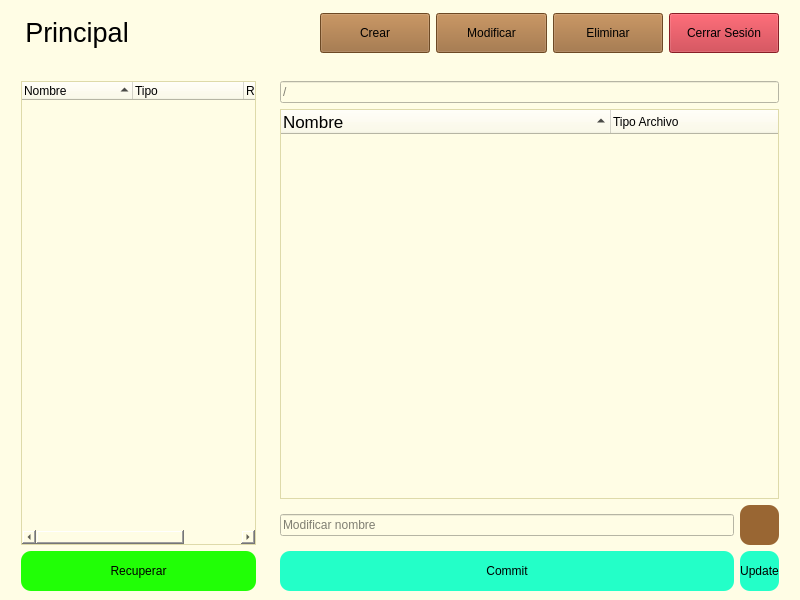
<?xml version="1.0" encoding="UTF-8"?>
<ui version="4.0">
 <class>MainWindow</class>
 <widget class="QMainWindow" name="MainWindow">
  <property name="geometry">
   <rect>
    <x>0</x>
    <y>0</y>
    <width>800</width>
    <height>600</height>
   </rect>
  </property>
  <property name="windowTitle">
   <string>MainWindow</string>
  </property>
  <widget class="QWidget" name="centralwidget">
   <property name="styleSheet">
    <string notr="true">QWidget{
	background-color:rgb(255, 253, 229);
}
QFrame{
	border:none;
}
</string>
   </property>
   <layout class="QVBoxLayout" name="verticalLayout" stretch="1,8">
    <property name="leftMargin">
     <number>12</number>
    </property>
    <property name="topMargin">
     <number>0</number>
    </property>
    <property name="rightMargin">
     <number>12</number>
    </property>
    <property name="bottomMargin">
     <number>0</number>
    </property>
    <item>
     <widget class="QFrame" name="panelSuperior">
      <property name="maximumSize">
       <size>
        <width>16777215</width>
        <height>16777215</height>
       </size>
      </property>
      <property name="styleSheet">
       <string notr="true">QPushButton{
	background-color:rgb(153, 102, 51);
}
QPushButton:hover{
	background-color:rgb(160, 120, 51);
}</string>
      </property>
      <property name="frameShape">
       <enum>QFrame::StyledPanel</enum>
      </property>
      <property name="frameShadow">
       <enum>QFrame::Raised</enum>
      </property>
      <layout class="QHBoxLayout" name="horizontalLayout">
       <item>
        <widget class="QPushButton" name="lblTitulo">
         <property name="enabled">
          <bool>false</bool>
         </property>
         <property name="palette">
          <palette>
           <active>
            <colorrole role="Button">
             <brush brushstyle="SolidPattern">
              <color alpha="255">
               <red>153</red>
               <green>102</green>
               <blue>51</blue>
              </color>
             </brush>
            </colorrole>
            <colorrole role="Text">
             <brush brushstyle="SolidPattern">
              <color alpha="255">
               <red>0</red>
               <green>0</green>
               <blue>0</blue>
              </color>
             </brush>
            </colorrole>
            <colorrole role="ButtonText">
             <brush brushstyle="SolidPattern">
              <color alpha="255">
               <red>0</red>
               <green>0</green>
               <blue>0</blue>
              </color>
             </brush>
            </colorrole>
            <colorrole role="Base">
             <brush brushstyle="SolidPattern">
              <color alpha="255">
               <red>153</red>
               <green>102</green>
               <blue>51</blue>
              </color>
             </brush>
            </colorrole>
            <colorrole role="Window">
             <brush brushstyle="SolidPattern">
              <color alpha="255">
               <red>153</red>
               <green>102</green>
               <blue>51</blue>
              </color>
             </brush>
            </colorrole>
           </active>
           <inactive>
            <colorrole role="Button">
             <brush brushstyle="SolidPattern">
              <color alpha="255">
               <red>153</red>
               <green>102</green>
               <blue>51</blue>
              </color>
             </brush>
            </colorrole>
            <colorrole role="Text">
             <brush brushstyle="SolidPattern">
              <color alpha="255">
               <red>0</red>
               <green>0</green>
               <blue>0</blue>
              </color>
             </brush>
            </colorrole>
            <colorrole role="ButtonText">
             <brush brushstyle="SolidPattern">
              <color alpha="255">
               <red>0</red>
               <green>0</green>
               <blue>0</blue>
              </color>
             </brush>
            </colorrole>
            <colorrole role="Base">
             <brush brushstyle="SolidPattern">
              <color alpha="255">
               <red>153</red>
               <green>102</green>
               <blue>51</blue>
              </color>
             </brush>
            </colorrole>
            <colorrole role="Window">
             <brush brushstyle="SolidPattern">
              <color alpha="255">
               <red>153</red>
               <green>102</green>
               <blue>51</blue>
              </color>
             </brush>
            </colorrole>
           </inactive>
           <disabled>
            <colorrole role="Button">
             <brush brushstyle="SolidPattern">
              <color alpha="255">
               <red>153</red>
               <green>102</green>
               <blue>51</blue>
              </color>
             </brush>
            </colorrole>
            <colorrole role="Text">
             <brush brushstyle="SolidPattern">
              <color alpha="255">
               <red>0</red>
               <green>0</green>
               <blue>0</blue>
              </color>
             </brush>
            </colorrole>
            <colorrole role="ButtonText">
             <brush brushstyle="SolidPattern">
              <color alpha="255">
               <red>0</red>
               <green>0</green>
               <blue>0</blue>
              </color>
             </brush>
            </colorrole>
            <colorrole role="Base">
             <brush brushstyle="SolidPattern">
              <color alpha="255">
               <red>153</red>
               <green>102</green>
               <blue>51</blue>
              </color>
             </brush>
            </colorrole>
            <colorrole role="Window">
             <brush brushstyle="SolidPattern">
              <color alpha="255">
               <red>153</red>
               <green>102</green>
               <blue>51</blue>
              </color>
             </brush>
            </colorrole>
           </disabled>
          </palette>
         </property>
         <property name="font">
          <font>
           <pointsize>20</pointsize>
          </font>
         </property>
         <property name="text">
          <string notr="true">Principal</string>
         </property>
         <property name="icon">
          <iconset>
           <normaloff>../src/img/titulo-icon.png</normaloff>
           <disabledoff>../src/img/titulo-icon.png</disabledoff>../src/img/titulo-icon.png</iconset>
         </property>
         <property name="iconSize">
          <size>
           <width>40</width>
           <height>42</height>
          </size>
         </property>
         <property name="flat">
          <bool>true</bool>
         </property>
        </widget>
       </item>
       <item>
        <spacer name="horizontalSpacer">
         <property name="orientation">
          <enum>Qt::Horizontal</enum>
         </property>
         <property name="sizeType">
          <enum>QSizePolicy::Preferred</enum>
         </property>
         <property name="sizeHint" stdset="0">
          <size>
           <width>181</width>
           <height>13</height>
          </size>
         </property>
        </spacer>
       </item>
       <item>
        <widget class="QPushButton" name="btnCrear">
         <property name="maximumSize">
          <size>
           <width>16777215</width>
           <height>40</height>
          </size>
         </property>
         <property name="text">
          <string>Crear</string>
         </property>
         <property name="icon">
          <iconset>
           <normaloff>../src/img/crear-icon.png</normaloff>../src/img/crear-icon.png</iconset>
         </property>
         <property name="iconSize">
          <size>
           <width>20</width>
           <height>20</height>
          </size>
         </property>
        </widget>
       </item>
       <item>
        <widget class="QPushButton" name="btnModificar">
         <property name="enabled">
          <bool>true</bool>
         </property>
         <property name="maximumSize">
          <size>
           <width>16777215</width>
           <height>40</height>
          </size>
         </property>
         <property name="palette">
          <palette>
           <active>
            <colorrole role="Button">
             <brush brushstyle="SolidPattern">
              <color alpha="255">
               <red>153</red>
               <green>102</green>
               <blue>51</blue>
              </color>
             </brush>
            </colorrole>
            <colorrole role="ButtonText">
             <brush brushstyle="SolidPattern">
              <color alpha="255">
               <red>0</red>
               <green>0</green>
               <blue>0</blue>
              </color>
             </brush>
            </colorrole>
            <colorrole role="Base">
             <brush brushstyle="SolidPattern">
              <color alpha="255">
               <red>153</red>
               <green>102</green>
               <blue>51</blue>
              </color>
             </brush>
            </colorrole>
            <colorrole role="Window">
             <brush brushstyle="SolidPattern">
              <color alpha="255">
               <red>153</red>
               <green>102</green>
               <blue>51</blue>
              </color>
             </brush>
            </colorrole>
           </active>
           <inactive>
            <colorrole role="Button">
             <brush brushstyle="SolidPattern">
              <color alpha="255">
               <red>153</red>
               <green>102</green>
               <blue>51</blue>
              </color>
             </brush>
            </colorrole>
            <colorrole role="ButtonText">
             <brush brushstyle="SolidPattern">
              <color alpha="255">
               <red>0</red>
               <green>0</green>
               <blue>0</blue>
              </color>
             </brush>
            </colorrole>
            <colorrole role="Base">
             <brush brushstyle="SolidPattern">
              <color alpha="255">
               <red>153</red>
               <green>102</green>
               <blue>51</blue>
              </color>
             </brush>
            </colorrole>
            <colorrole role="Window">
             <brush brushstyle="SolidPattern">
              <color alpha="255">
               <red>153</red>
               <green>102</green>
               <blue>51</blue>
              </color>
             </brush>
            </colorrole>
           </inactive>
           <disabled>
            <colorrole role="Button">
             <brush brushstyle="SolidPattern">
              <color alpha="255">
               <red>153</red>
               <green>102</green>
               <blue>51</blue>
              </color>
             </brush>
            </colorrole>
            <colorrole role="ButtonText">
             <brush brushstyle="SolidPattern">
              <color alpha="255">
               <red>0</red>
               <green>0</green>
               <blue>0</blue>
              </color>
             </brush>
            </colorrole>
            <colorrole role="Base">
             <brush brushstyle="SolidPattern">
              <color alpha="255">
               <red>153</red>
               <green>102</green>
               <blue>51</blue>
              </color>
             </brush>
            </colorrole>
            <colorrole role="Window">
             <brush brushstyle="SolidPattern">
              <color alpha="255">
               <red>153</red>
               <green>102</green>
               <blue>51</blue>
              </color>
             </brush>
            </colorrole>
           </disabled>
          </palette>
         </property>
         <property name="autoFillBackground">
          <bool>false</bool>
         </property>
         <property name="text">
          <string notr="true">Modificar</string>
         </property>
         <property name="icon">
          <iconset>
           <normaloff>../src/img/modificar-icon.png</normaloff>../src/img/modificar-icon.png</iconset>
         </property>
         <property name="iconSize">
          <size>
           <width>20</width>
           <height>20</height>
          </size>
         </property>
         <property name="autoDefault">
          <bool>false</bool>
         </property>
         <property name="flat">
          <bool>false</bool>
         </property>
        </widget>
       </item>
       <item>
        <widget class="QPushButton" name="btnEliminar">
         <property name="enabled">
          <bool>true</bool>
         </property>
         <property name="maximumSize">
          <size>
           <width>16777215</width>
           <height>40</height>
          </size>
         </property>
         <property name="palette">
          <palette>
           <active>
            <colorrole role="Button">
             <brush brushstyle="SolidPattern">
              <color alpha="255">
               <red>153</red>
               <green>102</green>
               <blue>51</blue>
              </color>
             </brush>
            </colorrole>
            <colorrole role="ButtonText">
             <brush brushstyle="SolidPattern">
              <color alpha="255">
               <red>0</red>
               <green>0</green>
               <blue>0</blue>
              </color>
             </brush>
            </colorrole>
            <colorrole role="Base">
             <brush brushstyle="SolidPattern">
              <color alpha="255">
               <red>153</red>
               <green>102</green>
               <blue>51</blue>
              </color>
             </brush>
            </colorrole>
            <colorrole role="Window">
             <brush brushstyle="SolidPattern">
              <color alpha="255">
               <red>153</red>
               <green>102</green>
               <blue>51</blue>
              </color>
             </brush>
            </colorrole>
           </active>
           <inactive>
            <colorrole role="Button">
             <brush brushstyle="SolidPattern">
              <color alpha="255">
               <red>153</red>
               <green>102</green>
               <blue>51</blue>
              </color>
             </brush>
            </colorrole>
            <colorrole role="ButtonText">
             <brush brushstyle="SolidPattern">
              <color alpha="255">
               <red>0</red>
               <green>0</green>
               <blue>0</blue>
              </color>
             </brush>
            </colorrole>
            <colorrole role="Base">
             <brush brushstyle="SolidPattern">
              <color alpha="255">
               <red>153</red>
               <green>102</green>
               <blue>51</blue>
              </color>
             </brush>
            </colorrole>
            <colorrole role="Window">
             <brush brushstyle="SolidPattern">
              <color alpha="255">
               <red>153</red>
               <green>102</green>
               <blue>51</blue>
              </color>
             </brush>
            </colorrole>
           </inactive>
           <disabled>
            <colorrole role="Button">
             <brush brushstyle="SolidPattern">
              <color alpha="255">
               <red>153</red>
               <green>102</green>
               <blue>51</blue>
              </color>
             </brush>
            </colorrole>
            <colorrole role="ButtonText">
             <brush brushstyle="SolidPattern">
              <color alpha="255">
               <red>0</red>
               <green>0</green>
               <blue>0</blue>
              </color>
             </brush>
            </colorrole>
            <colorrole role="Base">
             <brush brushstyle="SolidPattern">
              <color alpha="255">
               <red>153</red>
               <green>102</green>
               <blue>51</blue>
              </color>
             </brush>
            </colorrole>
            <colorrole role="Window">
             <brush brushstyle="SolidPattern">
              <color alpha="255">
               <red>153</red>
               <green>102</green>
               <blue>51</blue>
              </color>
             </brush>
            </colorrole>
           </disabled>
          </palette>
         </property>
         <property name="text">
          <string>Eliminar</string>
         </property>
         <property name="icon">
          <iconset>
           <normaloff>../src/img/eliminar-icon.png</normaloff>../src/img/eliminar-icon.png</iconset>
         </property>
         <property name="iconSize">
          <size>
           <width>20</width>
           <height>20</height>
          </size>
         </property>
         <property name="checkable">
          <bool>false</bool>
         </property>
        </widget>
       </item>
       <item>
        <widget class="QPushButton" name="btnCerrarSesion">
         <property name="maximumSize">
          <size>
           <width>16777215</width>
           <height>40</height>
          </size>
         </property>
         <property name="styleSheet">
          <string notr="true">QPushButton{
	background-color:rgb(191, 42, 53)
}
QPushButton:hover{
	background-color:rgb(211, 42, 53)
}</string>
         </property>
         <property name="text">
          <string>Cerrar Sesión</string>
         </property>
         <property name="icon">
          <iconset>
           <normaloff>../src/img/enter-icon.png</normaloff>../src/img/enter-icon.png</iconset>
         </property>
         <property name="iconSize">
          <size>
           <width>20</width>
           <height>20</height>
          </size>
         </property>
        </widget>
       </item>
      </layout>
     </widget>
    </item>
    <item>
     <widget class="QFrame" name="panelInferior">
      <property name="styleSheet">
       <string notr="true">QPushButton{
 border-radius: 10px;
 height:40px;
}
QPushButton:disabled{
	background-color:rgb(252, 35, 36);
}
QTreeView{
	border: 1px solid rgb(222, 218, 170);
}</string>
      </property>
      <property name="frameShape">
       <enum>QFrame::StyledPanel</enum>
      </property>
      <property name="frameShadow">
       <enum>QFrame::Raised</enum>
      </property>
      <layout class="QHBoxLayout" name="horizontalLayout_2" stretch="4,8">
       <property name="leftMargin">
        <number>0</number>
       </property>
       <property name="topMargin">
        <number>0</number>
       </property>
       <property name="rightMargin">
        <number>0</number>
       </property>
       <property name="bottomMargin">
        <number>0</number>
       </property>
       <item>
        <widget class="QFrame" name="panelIzquierdo">
         <property name="styleSheet">
          <string notr="true">QPushButton{
	background-color:rgb(33, 255, 6);
}
QPushButton:hover{
	background-color:rgb(28, 213, 15);
}</string>
         </property>
         <property name="frameShape">
          <enum>QFrame::StyledPanel</enum>
         </property>
         <property name="frameShadow">
          <enum>QFrame::Raised</enum>
         </property>
         <layout class="QVBoxLayout" name="verticalLayout_2">
          <item>
           <widget class="QTreeWidget" name="arbolTemporal">
            <property name="autoScroll">
             <bool>false</bool>
            </property>
            <property name="itemsExpandable">
             <bool>true</bool>
            </property>
            <property name="sortingEnabled">
             <bool>true</bool>
            </property>
            <property name="animated">
             <bool>false</bool>
            </property>
            <attribute name="headerDefaultSectionSize">
             <number>111</number>
            </attribute>
            <column>
             <property name="text">
              <string>Nombre</string>
             </property>
            </column>
            <column>
             <property name="text">
              <string>Tipo</string>
             </property>
            </column>
            <column>
             <property name="text">
              <string>Ruta</string>
             </property>
            </column>
           </widget>
          </item>
          <item>
           <widget class="QPushButton" name="btnRecuperar">
            <property name="text">
             <string>Recuperar</string>
            </property>
            <property name="icon">
             <iconset>
              <normaloff>../src/img/recuperar-icon.png</normaloff>../src/img/recuperar-icon.png</iconset>
            </property>
            <property name="iconSize">
             <size>
              <width>40</width>
              <height>40</height>
             </size>
            </property>
           </widget>
          </item>
         </layout>
        </widget>
       </item>
       <item>
        <widget class="QFrame" name="panelDerecho">
         <property name="styleSheet">
          <string notr="true">QPushButton{
	background-color:rgb(35, 255, 200);
}
QPushButton:hover{
	background-color:rgb(80, 214, 174);
}</string>
         </property>
         <property name="frameShape">
          <enum>QFrame::StyledPanel</enum>
         </property>
         <property name="frameShadow">
          <enum>QFrame::Raised</enum>
         </property>
         <layout class="QGridLayout" name="gridLayout">
          <item row="2" column="0">
           <widget class="QLineEdit" name="txtCambiarNom">
            <property name="placeholderText">
             <string>Modificar nombre</string>
            </property>
           </widget>
          </item>
          <item row="0" column="0" colspan="2">
           <widget class="QLineEdit" name="txtRuta">
            <property name="enabled">
             <bool>false</bool>
            </property>
            <property name="autoFillBackground">
             <bool>false</bool>
            </property>
            <property name="text">
             <string/>
            </property>
            <property name="frame">
             <bool>true</bool>
            </property>
            <property name="echoMode">
             <enum>QLineEdit::Normal</enum>
            </property>
            <property name="cursorPosition">
             <number>0</number>
            </property>
            <property name="alignment">
             <set>Qt::AlignLeading|Qt::AlignLeft|Qt::AlignVCenter</set>
            </property>
            <property name="dragEnabled">
             <bool>false</bool>
            </property>
            <property name="placeholderText">
             <string>/</string>
            </property>
            <property name="cursorMoveStyle">
             <enum>Qt::LogicalMoveStyle</enum>
            </property>
            <property name="clearButtonEnabled">
             <bool>false</bool>
            </property>
           </widget>
          </item>
          <item row="3" column="1">
           <widget class="QPushButton" name="btnUpdate">
            <property name="enabled">
             <bool>true</bool>
            </property>
            <property name="text">
             <string>Update</string>
            </property>
            <property name="icon">
             <iconset>
              <normaloff>../src/img/update-icon.png</normaloff>../src/img/update-icon.png</iconset>
            </property>
            <property name="iconSize">
             <size>
              <width>30</width>
              <height>30</height>
             </size>
            </property>
           </widget>
          </item>
          <item row="1" column="0" colspan="2">
           <widget class="QTreeWidget" name="arbolPrincipal">
            <property name="enabled">
             <bool>true</bool>
            </property>
            <property name="sizePolicy">
             <sizepolicy hsizetype="Preferred" vsizetype="Preferred">
              <horstretch>0</horstretch>
              <verstretch>0</verstretch>
             </sizepolicy>
            </property>
            <property name="minimumSize">
             <size>
              <width>499</width>
              <height>0</height>
             </size>
            </property>
            <property name="font">
             <font>
              <pointsize>13</pointsize>
              <weight>50</weight>
              <bold>false</bold>
              <kerning>true</kerning>
             </font>
            </property>
            <property name="mouseTracking">
             <bool>false</bool>
            </property>
            <property name="layoutDirection">
             <enum>Qt::LeftToRight</enum>
            </property>
            <property name="frameShape">
             <enum>QFrame::StyledPanel</enum>
            </property>
            <property name="frameShadow">
             <enum>QFrame::Sunken</enum>
            </property>
            <property name="verticalScrollBarPolicy">
             <enum>Qt::ScrollBarAsNeeded</enum>
            </property>
            <property name="horizontalScrollBarPolicy">
             <enum>Qt::ScrollBarAlwaysOff</enum>
            </property>
            <property name="sizeAdjustPolicy">
             <enum>QAbstractScrollArea::AdjustIgnored</enum>
            </property>
            <property name="autoScroll">
             <bool>false</bool>
            </property>
            <property name="autoScrollMargin">
             <number>16</number>
            </property>
            <property name="showDropIndicator" stdset="0">
             <bool>true</bool>
            </property>
            <property name="autoExpandDelay">
             <number>-1</number>
            </property>
            <property name="indentation">
             <number>20</number>
            </property>
            <property name="rootIsDecorated">
             <bool>true</bool>
            </property>
            <property name="uniformRowHeights">
             <bool>false</bool>
            </property>
            <property name="itemsExpandable">
             <bool>true</bool>
            </property>
            <property name="sortingEnabled">
             <bool>true</bool>
            </property>
            <property name="animated">
             <bool>false</bool>
            </property>
            <property name="allColumnsShowFocus">
             <bool>false</bool>
            </property>
            <property name="wordWrap">
             <bool>false</bool>
            </property>
            <property name="headerHidden">
             <bool>false</bool>
            </property>
            <property name="expandsOnDoubleClick">
             <bool>true</bool>
            </property>
            <property name="columnCount">
             <number>3</number>
            </property>
            <attribute name="headerVisible">
             <bool>true</bool>
            </attribute>
            <attribute name="headerCascadingSectionResizes">
             <bool>false</bool>
            </attribute>
            <attribute name="headerDefaultSectionSize">
             <number>330</number>
            </attribute>
            <attribute name="headerHighlightSections">
             <bool>false</bool>
            </attribute>
            <attribute name="headerMinimumSectionSize">
             <number>50</number>
            </attribute>
            <attribute name="headerShowSortIndicator" stdset="0">
             <bool>true</bool>
            </attribute>
            <attribute name="headerStretchLastSection">
             <bool>true</bool>
            </attribute>
            <column>
             <property name="text">
              <string>Nombre</string>
             </property>
             <property name="toolTip">
              <string/>
             </property>
             <property name="font">
              <font>
               <pointsize>13</pointsize>
              </font>
             </property>
             <property name="textAlignment">
              <set>AlignLeading|AlignVCenter</set>
             </property>
            </column>
            <column>
             <property name="text">
              <string>Tipo Archivo</string>
             </property>
            </column>
            <column>
             <property name="text">
              <string>Ruta</string>
             </property>
            </column>
           </widget>
          </item>
          <item row="3" column="0">
           <widget class="QPushButton" name="btnCommit">
            <property name="enabled">
             <bool>true</bool>
            </property>
            <property name="text">
             <string>Commit</string>
            </property>
            <property name="icon">
             <iconset>
              <normaloff>../src/img/commit-icon.png</normaloff>../src/img/commit-icon.png</iconset>
            </property>
            <property name="iconSize">
             <size>
              <width>30</width>
              <height>30</height>
             </size>
            </property>
            <property name="autoDefault">
             <bool>false</bool>
            </property>
            <property name="default">
             <bool>false</bool>
            </property>
            <property name="flat">
             <bool>false</bool>
            </property>
           </widget>
          </item>
          <item row="2" column="1">
           <widget class="QPushButton" name="btnCambiarNom">
            <property name="styleSheet">
             <string notr="true">QPushButton{
	background-color:rgb(153, 102, 51);
}
QPushButton:hover{
	background-color:rgb(160, 120, 51);
}</string>
            </property>
            <property name="text">
             <string/>
            </property>
            <property name="icon">
             <iconset>
              <normaloff>../src/img/modificar-icon.png</normaloff>../src/img/modificar-icon.png</iconset>
            </property>
           </widget>
          </item>
         </layout>
        </widget>
       </item>
      </layout>
     </widget>
    </item>
   </layout>
  </widget>
 </widget>
 <resources/>
 <connections/>
</ui>
